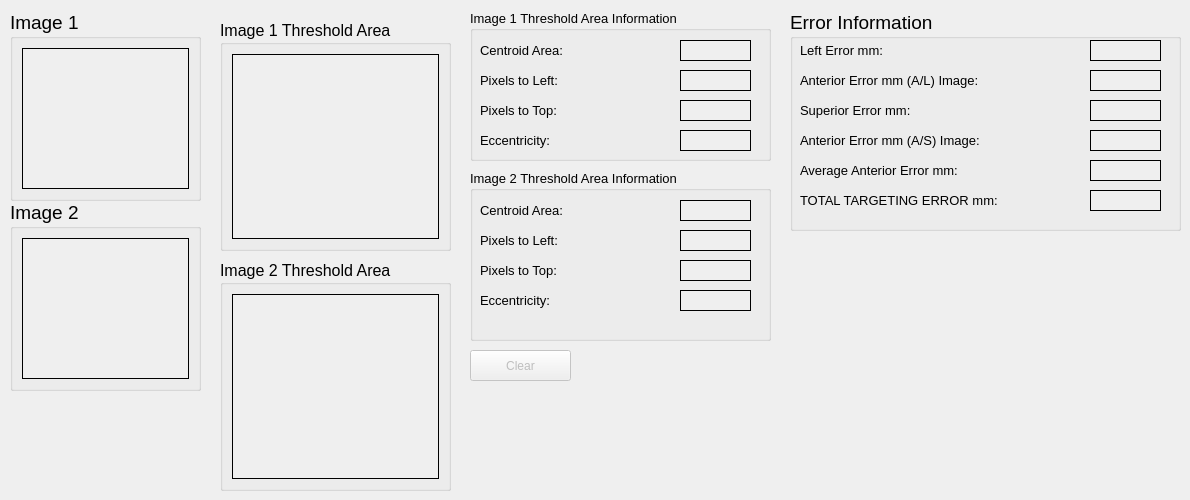
    <widget class="QWidget" name="tab_2">
     <attribute name="title">
      <string>Result Page</string>
     </attribute>
     <widget class="QGroupBox" name="ErrorGroupBox">
      <property name="geometry">
       <rect>
        <x>790</x>
        <y>10</y>
        <width>391</width>
        <height>221</height>
       </rect>
      </property>
      <property name="font">
       <font>
        <pointsize>14</pointsize>
       </font>
      </property>
      <property name="title">
       <string>Error Information</string>
      </property>
      <widget class="QLabel" name="em_label_1">
       <property name="geometry">
        <rect>
         <x>10</x>
         <y>30</y>
         <width>251</width>
         <height>21</height>
        </rect>
       </property>
       <property name="font">
        <font>
         <pointsize>10</pointsize>
        </font>
       </property>
       <property name="text">
        <string>Left Error mm:</string>
       </property>
      </widget>
      <widget class="QLabel" name="em_label_2">
       <property name="geometry">
        <rect>
         <x>10</x>
         <y>60</y>
         <width>251</width>
         <height>20</height>
        </rect>
       </property>
       <property name="font">
        <font>
         <pointsize>10</pointsize>
        </font>
       </property>
       <property name="text">
        <string>Anterior Error mm (A/L) Image:</string>
       </property>
      </widget>
      <widget class="QLabel" name="em_label_3">
       <property name="geometry">
        <rect>
         <x>10</x>
         <y>90</y>
         <width>251</width>
         <height>21</height>
        </rect>
       </property>
       <property name="font">
        <font>
         <pointsize>10</pointsize>
        </font>
       </property>
       <property name="text">
        <string>Superior Error mm:</string>
       </property>
      </widget>
      <widget class="QLabel" name="em_label_4">
       <property name="geometry">
        <rect>
         <x>10</x>
         <y>120</y>
         <width>251</width>
         <height>21</height>
        </rect>
       </property>
       <property name="font">
        <font>
         <pointsize>10</pointsize>
        </font>
       </property>
       <property name="text">
        <string>Anterior Error mm (A/S) Image:</string>
       </property>
      </widget>
      <widget class="QLabel" name="em_label_5">
       <property name="geometry">
        <rect>
         <x>10</x>
         <y>150</y>
         <width>251</width>
         <height>21</height>
        </rect>
       </property>
       <property name="font">
        <font>
         <pointsize>10</pointsize>
        </font>
       </property>
       <property name="text">
        <string>Average Anterior Error mm:</string>
       </property>
      </widget>
      <widget class="QLabel" name="em_label_6">
       <property name="geometry">
        <rect>
         <x>10</x>
         <y>180</y>
         <width>251</width>
         <height>21</height>
        </rect>
       </property>
       <property name="font">
        <font>
         <pointsize>10</pointsize>
        </font>
       </property>
       <property name="text">
        <string>TOTAL TARGETING ERROR mm:</string>
       </property>
      </widget>
      <widget class="QLabel" name="ei_label_1">
       <property name="geometry">
        <rect>
         <x>300</x>
         <y>30</y>
         <width>71</width>
         <height>21</height>
        </rect>
       </property>
       <property name="font">
        <font>
         <pointsize>10</pointsize>
        </font>
       </property>
       <property name="layoutDirection">
        <enum>Qt::LeftToRight</enum>
       </property>
       <property name="autoFillBackground">
        <bool>true</bool>
       </property>
       <property name="frameShape">
        <enum>QFrame::Box</enum>
       </property>
       <property name="text">
        <string/>
       </property>
       <property name="alignment">
        <set>Qt::AlignBottom|Qt::AlignJustify</set>
       </property>
      </widget>
      <widget class="QLabel" name="ei_label_2">
       <property name="geometry">
        <rect>
         <x>300</x>
         <y>60</y>
         <width>71</width>
         <height>21</height>
        </rect>
       </property>
       <property name="font">
        <font>
         <pointsize>10</pointsize>
        </font>
       </property>
       <property name="autoFillBackground">
        <bool>true</bool>
       </property>
       <property name="frameShape">
        <enum>QFrame::Box</enum>
       </property>
       <property name="text">
        <string/>
       </property>
       <property name="alignment">
        <set>Qt::AlignBottom|Qt::AlignJustify</set>
       </property>
      </widget>
      <widget class="QLabel" name="ei_label_3">
       <property name="geometry">
        <rect>
         <x>300</x>
         <y>120</y>
         <width>71</width>
         <height>21</height>
        </rect>
       </property>
       <property name="font">
        <font>
         <pointsize>10</pointsize>
        </font>
       </property>
       <property name="autoFillBackground">
        <bool>true</bool>
       </property>
       <property name="frameShape">
        <enum>QFrame::Box</enum>
       </property>
       <property name="text">
        <string/>
       </property>
       <property name="alignment">
        <set>Qt::AlignBottom|Qt::AlignJustify</set>
       </property>
      </widget>
      <widget class="QLabel" name="ei_label_4">
       <property name="geometry">
        <rect>
         <x>300</x>
         <y>90</y>
         <width>71</width>
         <height>21</height>
        </rect>
       </property>
       <property name="font">
        <font>
         <pointsize>10</pointsize>
        </font>
       </property>
       <property name="autoFillBackground">
        <bool>true</bool>
       </property>
       <property name="frameShape">
        <enum>QFrame::Box</enum>
       </property>
       <property name="text">
        <string/>
       </property>
       <property name="alignment">
        <set>Qt::AlignBottom|Qt::AlignJustify</set>
       </property>
      </widget>
      <widget class="QLabel" name="ei_label_5">
       <property name="geometry">
        <rect>
         <x>300</x>
         <y>180</y>
         <width>71</width>
         <height>21</height>
        </rect>
       </property>
       <property name="font">
        <font>
         <pointsize>10</pointsize>
        </font>
       </property>
       <property name="autoFillBackground">
        <bool>true</bool>
       </property>
       <property name="frameShape">
        <enum>QFrame::Box</enum>
       </property>
       <property name="text">
        <string/>
       </property>
      </widget>
      <widget class="QLabel" name="ei_label_6">
       <property name="geometry">
        <rect>
         <x>300</x>
         <y>150</y>
         <width>71</width>
         <height>21</height>
        </rect>
       </property>
       <property name="font">
        <font>
         <pointsize>10</pointsize>
        </font>
       </property>
       <property name="autoFillBackground">
        <bool>true</bool>
       </property>
       <property name="frameShape">
        <enum>QFrame::Box</enum>
       </property>
       <property name="text">
        <string/>
       </property>
      </widget>
     </widget>
     <widget class="QGroupBox" name="groupBox_1">
      <property name="geometry">
       <rect>
        <x>10</x>
        <y>10</y>
        <width>191</width>
        <height>191</height>
       </rect>
      </property>
      <property name="font">
       <font>
        <pointsize>14</pointsize>
       </font>
      </property>
      <property name="title">
       <string>Image 1</string>
      </property>
      <layout class="QGridLayout" name="gridLayout_4">
       <item row="0" column="0">
        <widget class="QLabel" name="g_image_1">
         <property name="autoFillBackground">
          <bool>true</bool>
         </property>
         <property name="frameShape">
          <enum>QFrame::Box</enum>
         </property>
         <property name="text">
          <string/>
         </property>
         <property name="scaledContents">
          <bool>true</bool>
         </property>
        </widget>
       </item>
      </layout>
     </widget>
     <widget class="QGroupBox" name="groupBox_2">
      <property name="geometry">
       <rect>
        <x>10</x>
        <y>200</y>
        <width>191</width>
        <height>191</height>
       </rect>
      </property>
      <property name="font">
       <font>
        <pointsize>14</pointsize>
       </font>
      </property>
      <property name="title">
       <string>Image 2</string>
      </property>
      <layout class="QGridLayout" name="gridLayout_5">
       <item row="0" column="0">
        <widget class="QLabel" name="g_image_2">
         <property name="autoFillBackground">
          <bool>true</bool>
         </property>
         <property name="frameShape">
          <enum>QFrame::Box</enum>
         </property>
         <property name="text">
          <string/>
         </property>
         <property name="scaledContents">
          <bool>true</bool>
         </property>
        </widget>
       </item>
      </layout>
     </widget>
     <widget class="QGroupBox" name="groupBox_4">
      <property name="geometry">
       <rect>
        <x>220</x>
        <y>20</y>
        <width>231</width>
        <height>231</height>
       </rect>
      </property>
      <property name="font">
       <font>
        <pointsize>12</pointsize>
       </font>
      </property>
      <property name="title">
       <string>Image 1 Threshold Area</string>
      </property>
      <layout class="QGridLayout" name="gridLayout_2">
       <item row="0" column="0">
        <widget class="QLabel" name="g_image_4">
         <property name="autoFillBackground">
          <bool>true</bool>
         </property>
         <property name="frameShape">
          <enum>QFrame::Box</enum>
         </property>
         <property name="text">
          <string/>
         </property>
         <property name="scaledContents">
          <bool>true</bool>
         </property>
        </widget>
       </item>
      </layout>
     </widget>
     <widget class="QGroupBox" name="groupBox_3">
      <property name="geometry">
       <rect>
        <x>220</x>
        <y>260</y>
        <width>231</width>
        <height>231</height>
       </rect>
      </property>
      <property name="font">
       <font>
        <pointsize>12</pointsize>
       </font>
      </property>
      <property name="title">
       <string>Image 2 Threshold Area</string>
      </property>
      <layout class="QGridLayout" name="gridLayout_3">
       <item row="0" column="0">
        <widget class="QLabel" name="g_image_3">
         <property name="autoFillBackground">
          <bool>true</bool>
         </property>
         <property name="frameShape">
          <enum>QFrame::Box</enum>
         </property>
         <property name="text">
          <string/>
         </property>
         <property name="scaledContents">
          <bool>true</bool>
         </property>
        </widget>
       </item>
      </layout>
     </widget>
     <widget class="QGroupBox" name="groupBox_6">
      <property name="geometry">
       <rect>
        <x>470</x>
        <y>170</y>
        <width>301</width>
        <height>171</height>
       </rect>
      </property>
      <property name="font">
       <font>
        <pointsize>10</pointsize>
       </font>
      </property>
      <property name="title">
       <string>Image 2 Threshold Area Information</string>
      </property>
      <widget class="QLabel" name="T2_label_1">
       <property name="geometry">
        <rect>
         <x>10</x>
         <y>30</y>
         <width>121</width>
         <height>21</height>
        </rect>
       </property>
       <property name="text">
        <string>Centroid Area:</string>
       </property>
      </widget>
      <widget class="QLabel" name="T2_label_2">
       <property name="geometry">
        <rect>
         <x>10</x>
         <y>60</y>
         <width>121</width>
         <height>21</height>
        </rect>
       </property>
       <property name="text">
        <string>Pixels to Left:</string>
       </property>
      </widget>
      <widget class="QLabel" name="T2_label_3">
       <property name="geometry">
        <rect>
         <x>10</x>
         <y>90</y>
         <width>121</width>
         <height>21</height>
        </rect>
       </property>
       <property name="text">
        <string>Pixels to Top:</string>
       </property>
      </widget>
      <widget class="QLabel" name="T2_label_4">
       <property name="geometry">
        <rect>
         <x>10</x>
         <y>120</y>
         <width>121</width>
         <height>21</height>
        </rect>
       </property>
       <property name="text">
        <string>Eccentricity:</string>
       </property>
      </widget>
      <widget class="QLabel" name="T2_label_5">
       <property name="geometry">
        <rect>
         <x>210</x>
         <y>30</y>
         <width>71</width>
         <height>21</height>
        </rect>
       </property>
       <property name="font">
        <font>
         <pointsize>10</pointsize>
        </font>
       </property>
       <property name="layoutDirection">
        <enum>Qt::LeftToRight</enum>
       </property>
       <property name="autoFillBackground">
        <bool>true</bool>
       </property>
       <property name="frameShape">
        <enum>QFrame::Box</enum>
       </property>
       <property name="text">
        <string/>
       </property>
       <property name="alignment">
        <set>Qt::AlignBottom|Qt::AlignJustify</set>
       </property>
      </widget>
      <widget class="QLabel" name="T2_label_7">
       <property name="geometry">
        <rect>
         <x>210</x>
         <y>90</y>
         <width>71</width>
         <height>21</height>
        </rect>
       </property>
       <property name="font">
        <font>
         <pointsize>10</pointsize>
        </font>
       </property>
       <property name="layoutDirection">
        <enum>Qt::LeftToRight</enum>
       </property>
       <property name="autoFillBackground">
        <bool>true</bool>
       </property>
       <property name="frameShape">
        <enum>QFrame::Box</enum>
       </property>
       <property name="text">
        <string/>
       </property>
       <property name="alignment">
        <set>Qt::AlignBottom|Qt::AlignJustify</set>
       </property>
      </widget>
      <widget class="QLabel" name="T2_label_6">
       <property name="geometry">
        <rect>
         <x>210</x>
         <y>60</y>
         <width>71</width>
         <height>21</height>
        </rect>
       </property>
       <property name="font">
        <font>
         <pointsize>10</pointsize>
        </font>
       </property>
       <property name="layoutDirection">
        <enum>Qt::LeftToRight</enum>
       </property>
       <property name="autoFillBackground">
        <bool>true</bool>
       </property>
       <property name="frameShape">
        <enum>QFrame::Box</enum>
       </property>
       <property name="text">
        <string/>
       </property>
       <property name="alignment">
        <set>Qt::AlignBottom|Qt::AlignJustify</set>
       </property>
      </widget>
      <widget class="QLabel" name="T2_label_8">
       <property name="geometry">
        <rect>
         <x>210</x>
         <y>120</y>
         <width>71</width>
         <height>21</height>
        </rect>
       </property>
       <property name="font">
        <font>
         <pointsize>10</pointsize>
        </font>
       </property>
       <property name="layoutDirection">
        <enum>Qt::LeftToRight</enum>
       </property>
       <property name="autoFillBackground">
        <bool>true</bool>
       </property>
       <property name="frameShape">
        <enum>QFrame::Box</enum>
       </property>
       <property name="text">
        <string/>
       </property>
       <property name="alignment">
        <set>Qt::AlignBottom|Qt::AlignJustify</set>
       </property>
      </widget>
     </widget>
     <widget class="QGroupBox" name="groupBox_5">
      <property name="geometry">
       <rect>
        <x>470</x>
        <y>10</y>
        <width>301</width>
        <height>151</height>
       </rect>
      </property>
      <property name="font">
       <font>
        <pointsize>10</pointsize>
       </font>
      </property>
      <property name="title">
       <string>Image 1 Threshold Area Information</string>
      </property>
      <widget class="QLabel" name="T1_label_1">
       <property name="geometry">
        <rect>
         <x>10</x>
         <y>30</y>
         <width>121</width>
         <height>21</height>
        </rect>
       </property>
       <property name="text">
        <string>Centroid Area:</string>
       </property>
      </widget>
      <widget class="QLabel" name="T1_label_2">
       <property name="geometry">
        <rect>
         <x>10</x>
         <y>60</y>
         <width>121</width>
         <height>21</height>
        </rect>
       </property>
       <property name="text">
        <string>Pixels to Left:</string>
       </property>
      </widget>
      <widget class="QLabel" name="T1_label_3">
       <property name="geometry">
        <rect>
         <x>10</x>
         <y>90</y>
         <width>121</width>
         <height>21</height>
        </rect>
       </property>
       <property name="text">
        <string>Pixels to Top:</string>
       </property>
      </widget>
      <widget class="QLabel" name="T1_label_4">
       <property name="geometry">
        <rect>
         <x>10</x>
         <y>120</y>
         <width>121</width>
         <height>21</height>
        </rect>
       </property>
       <property name="text">
        <string>Eccentricity:</string>
       </property>
      </widget>
      <widget class="QLabel" name="T1_label_5">
       <property name="geometry">
        <rect>
         <x>210</x>
         <y>30</y>
         <width>71</width>
         <height>21</height>
        </rect>
       </property>
       <property name="font">
        <font>
         <pointsize>10</pointsize>
        </font>
       </property>
       <property name="layoutDirection">
        <enum>Qt::LeftToRight</enum>
       </property>
       <property name="autoFillBackground">
        <bool>true</bool>
       </property>
       <property name="frameShape">
        <enum>QFrame::Box</enum>
       </property>
       <property name="text">
        <string/>
       </property>
       <property name="scaledContents">
        <bool>false</bool>
       </property>
       <property name="alignment">
        <set>Qt::AlignBottom|Qt::AlignJustify</set>
       </property>
      </widget>
      <widget class="QLabel" name="T1_label_7">
       <property name="geometry">
        <rect>
         <x>210</x>
         <y>90</y>
         <width>71</width>
         <height>21</height>
        </rect>
       </property>
       <property name="font">
        <font>
         <pointsize>10</pointsize>
        </font>
       </property>
       <property name="layoutDirection">
        <enum>Qt::LeftToRight</enum>
       </property>
       <property name="autoFillBackground">
        <bool>true</bool>
       </property>
       <property name="frameShape">
        <enum>QFrame::Box</enum>
       </property>
       <property name="text">
        <string/>
       </property>
       <property name="alignment">
        <set>Qt::AlignBottom|Qt::AlignJustify</set>
       </property>
      </widget>
      <widget class="QLabel" name="T1_label_6">
       <property name="geometry">
        <rect>
         <x>210</x>
         <y>60</y>
         <width>71</width>
         <height>21</height>
        </rect>
       </property>
       <property name="font">
        <font>
         <pointsize>10</pointsize>
        </font>
       </property>
       <property name="layoutDirection">
        <enum>Qt::LeftToRight</enum>
       </property>
       <property name="autoFillBackground">
        <bool>true</bool>
       </property>
       <property name="frameShape">
        <enum>QFrame::Box</enum>
       </property>
       <property name="text">
        <string/>
       </property>
       <property name="alignment">
        <set>Qt::AlignBottom|Qt::AlignJustify</set>
       </property>
      </widget>
      <widget class="QLabel" name="T1_label_8">
       <property name="geometry">
        <rect>
         <x>210</x>
         <y>120</y>
         <width>71</width>
         <height>21</height>
        </rect>
       </property>
       <property name="font">
        <font>
         <pointsize>10</pointsize>
        </font>
       </property>
       <property name="layoutDirection">
        <enum>Qt::LeftToRight</enum>
       </property>
       <property name="autoFillBackground">
        <bool>true</bool>
       </property>
       <property name="frameShape">
        <enum>QFrame::Box</enum>
       </property>
       <property name="text">
        <string/>
       </property>
       <property name="alignment">
        <set>Qt::AlignBottom|Qt::AlignJustify</set>
       </property>
      </widget>
     </widget>
     <widget class="QPushButton" name="clear">
      <property name="enabled">
       <bool>false</bool>
      </property>
      <property name="geometry">
       <rect>
        <x>470</x>
        <y>350</y>
        <width>101</width>
        <height>31</height>
       </rect>
      </property>
      <property name="text">
       <string>Clear</string>
      </property>
     </widget>
    </widget>
